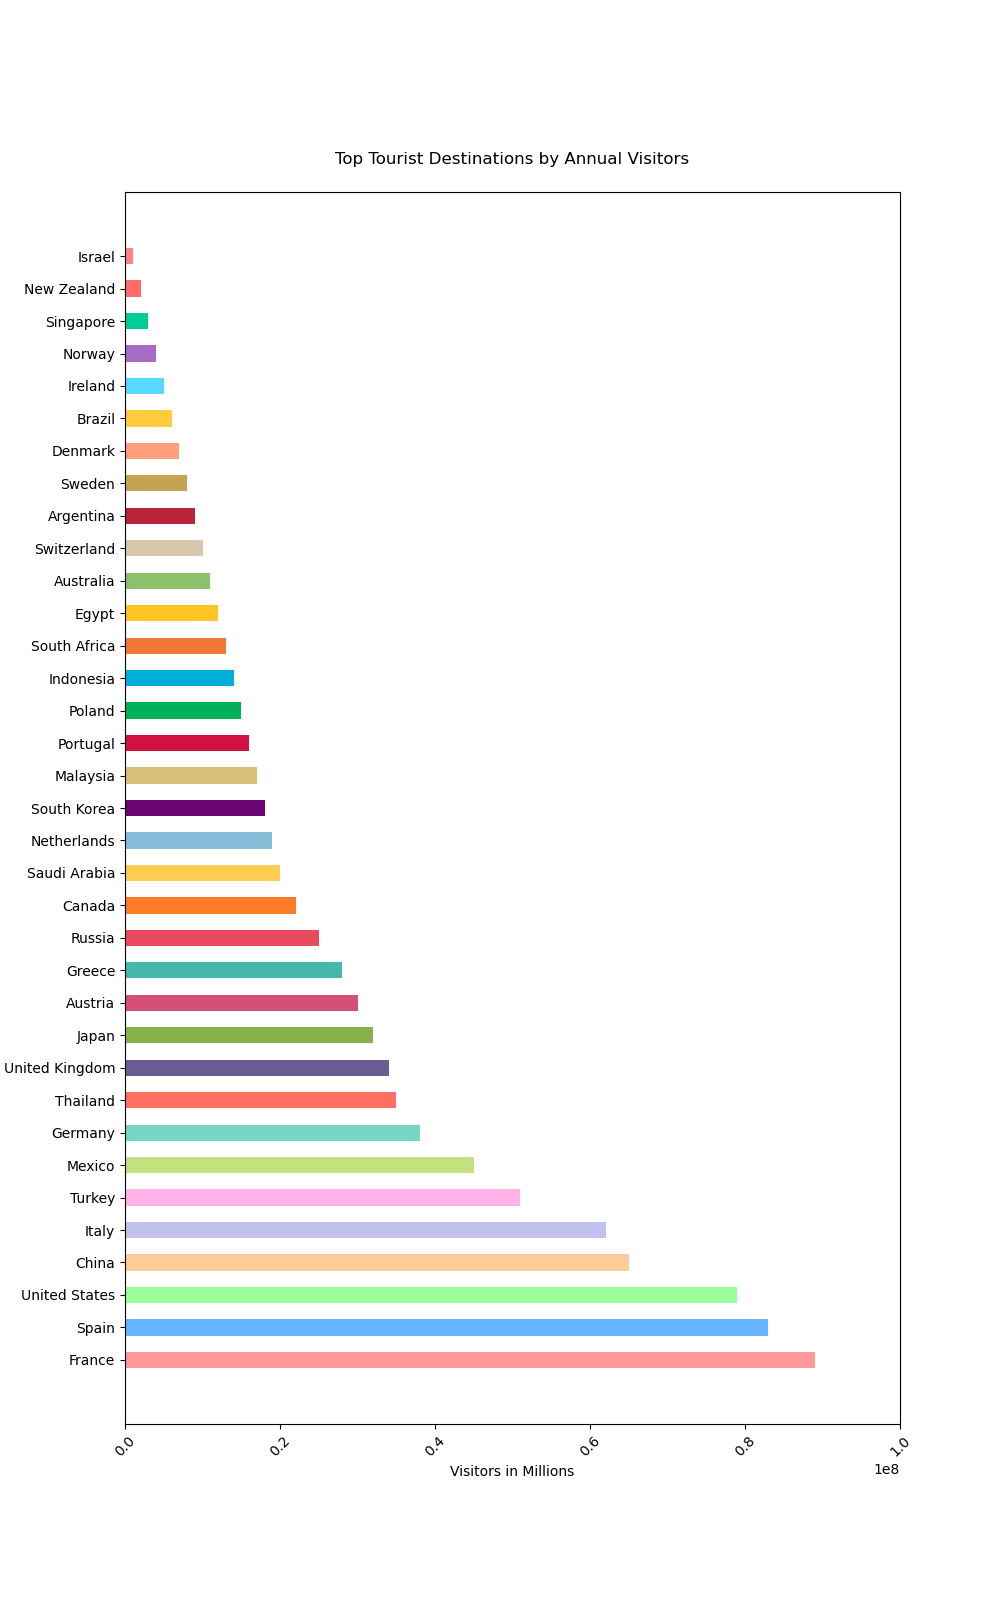

Generate this figure with Python:

import matplotlib.pyplot as plt

# Data
destinations = [
    'France', 'Spain', 'United States', 'China', 'Italy', 
    'Turkey', 'Mexico', 'Germany', 'Thailand', 'United Kingdom', 
    'Japan', 'Austria', 'Greece', 'Russia', 'Canada', 
    'Saudi Arabia', 'Netherlands', 'South Korea', 'Malaysia', 
    'Portugal', 'Poland', 'Indonesia', 'South Africa', 
    'Egypt', 'Australia', 'Switzerland', 'Argentina', 
    'Sweden', 'Denmark', 'Brazil', 'Ireland', 'Norway', 
    'Singapore', 'New Zealand', 'Israel'
]
visitors = [
    89000000, 83000000, 79000000, 65000000, 62000000, 
    51000000, 45000000, 38000000, 35000000, 34000000, 
    32000000, 30000000, 28000000, 25000000, 22000000, 
    20000000, 19000000, 18000000, 17000000, 16000000, 
    15000000, 14000000, 13000000, 12000000, 11000000, 
    10000000, 9000000, 8000000, 7000000, 6000000, 
    5000000, 4000000, 3000000, 2000000, 1000000
]

# Plotting the bar chart
plt.figure(figsize=(10, 16))
plt.barh(destinations, visitors, height=0.5, color=[
    '#ff9999', '#66b3ff', '#99ff99', '#ffcc99', '#c2c2f0', 
    '#ffb3e6', '#c4e17f', '#76d7c4', '#ff6f61', '#6b5b95', 
    '#88b04b', '#d65076', '#45b8ac', '#e84a5f', '#ff7b25', 
    '#fdcc52', '#87bdd8', '#6a0572', '#d9bf77', '#d11141', 
    '#00b159', '#00aedb', '#f37735', '#ffc425', '#8ec06c', 
    '#d7c7ad', '#bc243c', '#c7a252', '#ff9f80', '#ffcd3c', 
    '#56d9fe', '#a56cc1', '#00cc99', '#ff6b6b', '#ff847c'
])

# Customizing the plot
plt.xlabel('Visitors in Millions')
plt.title('Top Tourist Destinations by Annual Visitors', pad=20)
plt.xlim(0, 100000000)
plt.xticks(rotation=45)

# Show the plot
plt.show()
